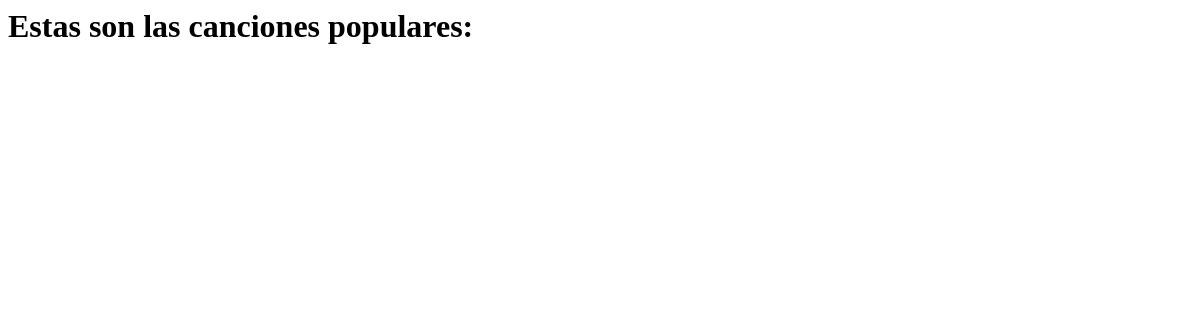
The page /top-songs on the database as committed earlier.
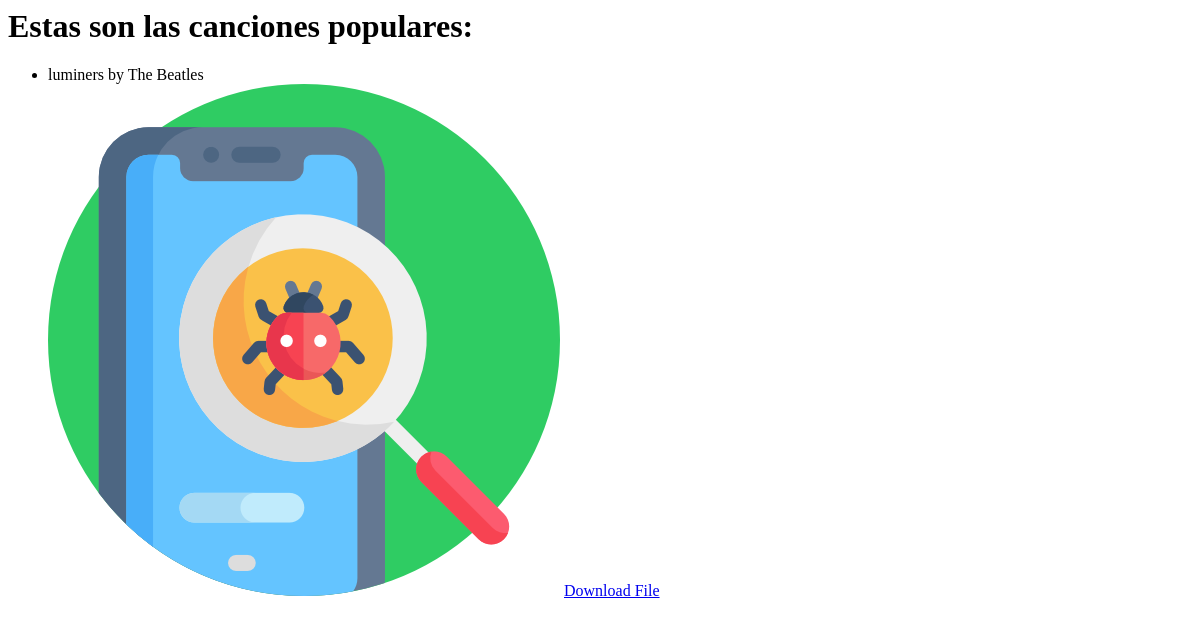
The same page on the database as committed later.
### music/models.py (models this page shows)
class Song(models.Model):
    name = models.CharField(max_length=200)
    song_file = models.FileField(null=True, upload_to=song_directory_path)
    image = models.ImageField(upload_to = image_directory_path)
    artists = models.ManyToManyField("music.Artist", related_name="songs")
    def __str__(self):
        artists_str = ""
        artists = list(self.artists.all())
        if len(artists) == 0:
            return f"{self.name}"
        artists_str = f"{artists[0].name}"
        for artist in artists[1:]:
            artists_str += f", {artist.name}"
        return f"{self.name} by {artists_str}"
    def __repr__(self):
        return self.__str__()

class Artist(models.Model):
    name = models.CharField(max_length=200,unique = True)
    image = models.ImageField(upload_to = image_directory_path,null=True,blank = True)
    def __str__(self):
        return self.name
    def __repr__(self):
        return self.__str__()

### music/views.py (the view)
# urls.py: path('top-songs', views.TopSongs.as_view(), name='top-songs'),
class TopSongs(View):
    template = "music/top_songs.html"
    def get(self, request):
        songs = Song.objects.all()
        image = Artist.objects.all()
        print(songs)
        print(image)
        return render(request, self.template, {"songs": songs,"image":image})

### music/templates/music/top_songs.html (shortened to what this page needs)
{% load static %}
{% block body_content %}
    <h1>Estas son las canciones populares:</h1>
    <ul>
        {% for song in songs  %}
        <li>{{song}}</li>
        <img src= "{{song.image.url}}">
        <gi><a href="{{song.song_file.url}}">Download File</a>
        {% endfor %}
    </ul>
{% endblock body_content %}

Rows that differ between the two databases and show on the page:
added Song: id+name "luminers by The Beatles", image (picture)
